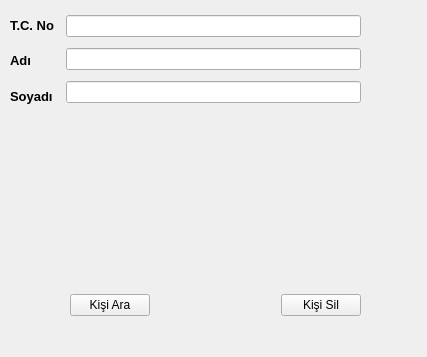
<?xml version="1.0" encoding="UTF-8"?>
<ui version="4.0">
 <class>Form</class>
 <widget class="QWidget" name="Form">
  <property name="geometry">
   <rect>
    <x>0</x>
    <y>0</y>
    <width>427</width>
    <height>357</height>
   </rect>
  </property>
  <property name="windowTitle">
   <string>Kişi Sorgulama Ekranı</string>
  </property>
  <widget class="QWidget" name="layoutWidget">
   <property name="geometry">
    <rect>
     <x>10</x>
     <y>10</y>
     <width>351</width>
     <height>101</height>
    </rect>
   </property>
   <layout class="QHBoxLayout" name="horizontalLayout">
    <item>
     <layout class="QVBoxLayout" name="verticalLayout">
      <item>
       <widget class="QLabel" name="label_tc">
        <property name="font">
         <font>
          <pointsize>10</pointsize>
          <weight>75</weight>
          <bold>true</bold>
         </font>
        </property>
        <property name="text">
         <string>T.C. No</string>
        </property>
        <property name="buddy">
         <cstring>lineEdit_tc</cstring>
        </property>
       </widget>
      </item>
      <item>
       <widget class="QLabel" name="label_ad">
        <property name="font">
         <font>
          <pointsize>10</pointsize>
          <weight>75</weight>
          <bold>true</bold>
         </font>
        </property>
        <property name="text">
         <string>Adı        </string>
        </property>
        <property name="buddy">
         <cstring>lineEdit_ad</cstring>
        </property>
       </widget>
      </item>
      <item>
       <widget class="QLabel" name="label_soyad">
        <property name="font">
         <font>
          <pointsize>10</pointsize>
          <weight>75</weight>
          <bold>true</bold>
         </font>
        </property>
        <property name="text">
         <string>Soyadı</string>
        </property>
        <property name="buddy">
         <cstring>lineEdit_soyad</cstring>
        </property>
       </widget>
      </item>
     </layout>
    </item>
    <item>
     <layout class="QVBoxLayout" name="verticalLayout_2">
      <item>
       <widget class="QLineEdit" name="lineEdit_tc"/>
      </item>
      <item>
       <widget class="QLineEdit" name="lineEdit_ad"/>
      </item>
      <item>
       <widget class="QLineEdit" name="lineEdit_soyad"/>
      </item>
     </layout>
    </item>
   </layout>
  </widget>
  <widget class="QWidget" name="layoutWidget">
   <property name="geometry">
    <rect>
     <x>70</x>
     <y>130</y>
     <width>291</width>
     <height>111</height>
    </rect>
   </property>
   <layout class="QVBoxLayout" name="verticalLayout_3">
    <item>
     <widget class="QLabel" name="label_Sad">
      <property name="text">
       <string/>
      </property>
     </widget>
    </item>
    <item>
     <widget class="QLabel" name="label_Ssoyad">
      <property name="text">
       <string/>
      </property>
     </widget>
    </item>
    <item>
     <widget class="QLabel" name="label_Stc">
      <property name="text">
       <string/>
      </property>
     </widget>
    </item>
   </layout>
  </widget>
  <widget class="QWidget" name="layoutWidget">
   <property name="geometry">
    <rect>
     <x>70</x>
     <y>280</y>
     <width>291</width>
     <height>51</height>
    </rect>
   </property>
   <layout class="QHBoxLayout" name="horizontalLayout_2">
    <item>
     <widget class="QPushButton" name="pushButton_ara">
      <property name="text">
       <string>Kişi Ara</string>
      </property>
     </widget>
    </item>
    <item>
     <spacer name="horizontalSpacer">
      <property name="orientation">
       <enum>Qt::Horizontal</enum>
      </property>
      <property name="sizeHint" stdset="0">
       <size>
        <width>40</width>
        <height>20</height>
       </size>
      </property>
     </spacer>
    </item>
    <item>
     <widget class="QPushButton" name="pushButton_sil">
      <property name="text">
       <string>Kişi Sil</string>
      </property>
     </widget>
    </item>
   </layout>
  </widget>
 </widget>
 <tabstops>
  <tabstop>lineEdit_tc</tabstop>
  <tabstop>lineEdit_ad</tabstop>
  <tabstop>lineEdit_soyad</tabstop>
  <tabstop>pushButton_ara</tabstop>
  <tabstop>pushButton_sil</tabstop>
 </tabstops>
 <resources/>
 <connections/>
</ui>
